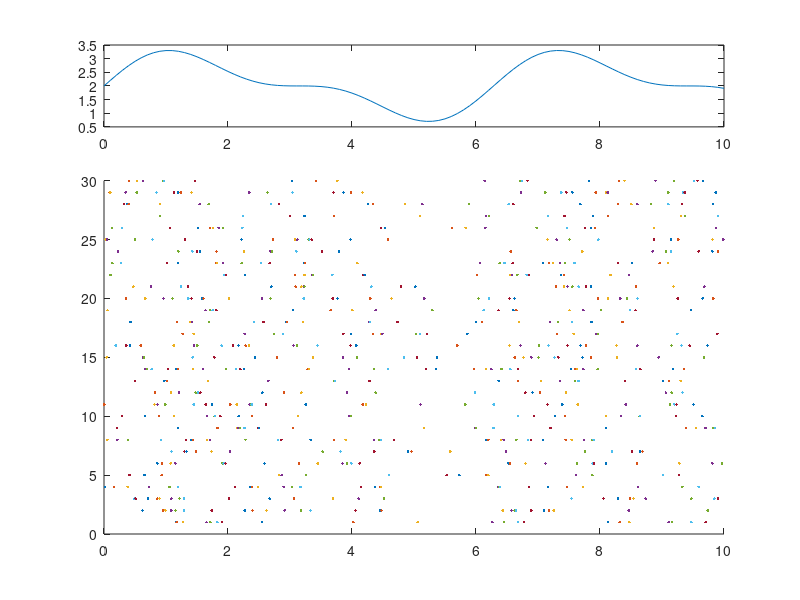

MATLAB code for this plot:
clear all; close all;
  
T = 10;
M = 30;
t = 0:0.1:T;
 
lambda = 2 + sin(t) + sin(2.*t)./2;

% display rate function
subplot(4,1,1);
plot(t, lambda);

%Ingegration of lambda(t)
F = inline('5/4 + 2*s - cos(s) - cos(2*s)/4');
%Derivative of F
DF = inline('2 + sin(s) + sin(2*s)/2');
 
for i=1:M
    
    n(i) = poissrnd(1*F(T));
    x = rand(1,n(i))*F(T);
    npp{i} = sort(x);
    
    %Newton-Raphson algorithm to estimate F^(-1)
 
    for j = 1:length(npp{i})
        
        x = T/2; % initial position
        ind = 0;
        while ind < 100
            ind = ind+1;
            x_new = x - (F(x)-npp{i}(j))/DF(x);
            d = abs(x_new-x);
            if d<1e-3;
                break;
            end
            x = x_new;
        end
        ipp{i}(j) = x; 
    end;
       
end;
 
for i = 1:30
subplot(4,1,2:4)
hold on;
plot(ipp{i},i,'.');
end;


